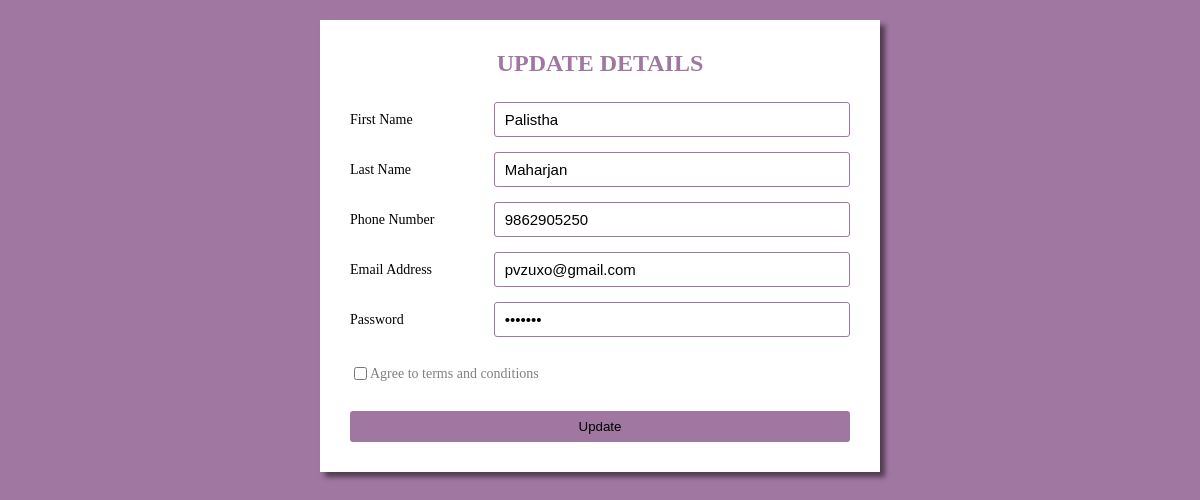
The page /update_design.php?user_id=1 on the database its author committed.
### tables this page shows
CREATE TABLE `form` (
  `user_id` int(11) NOT NULL,
  `fname` varchar(20) NOT NULL,
  `lname` varchar(20) NOT NULL,
  `phone` varchar(10) NOT NULL,
  `email` varchar(35) NOT NULL,
  `password` varchar(30) NOT NULL
);

### update_design.php (the view, shortened to what this page needs)
<?php include("connection.php");
$user_id=  $_GET['user_id'];
$query="SELECT * FROM FORM where user_id ='$user_id'";
$data= mysqli_query($conn, $query);
$result= mysqli_fetch_assoc($data);
?>
<!DOCTYPE html>
<html>
    <head>
        <link rel="stylesheet" href="style.css">
    </head>
    <body>
        <div class="container">
            <form action="#" method="POST">
            <div class="title">
                UPDATE DETAILS
            </div>
            <div class="form">
                <div class="input_field">
                    <label> First Name</label>
                    <input type="text" value="<?php echo $result['fname'];?>" class="input" name="fname" required>
                     </div>
                <div class="input_field">
                    <label> Last Name</label>
                    <input type="text" value="<?php echo $result['lname'];?>" class="input" name="lname" required>
                      </div>
                <div class="input_field ">
                    <label> Phone Number</label>
                    <input type="number" value="<?php echo $result['phone'];?>" class="input" name="phone" required>
                      </div>
                <div class="input_field">
                    <label> Email Address</label>
                    <input type="text" value="<?php echo $result['email'];?>" class="input" name="email" required>
                      </div>
                <div class="input_field ">
                    <label> Password</label>
                    <input type="password" value="<?php echo $result['password'];?>" class="input" name="password" required>
                      </div>
                <div class=" input_field terms" >
                    <lable class="check">
                        <input type="checkbox">
                    </lable>
                    <p> Agree to terms and conditions</p>
                </div>
                <div class="input_field ">
                    <input type="submit" value="Update" class="btn" name="update" required>
                </div>
            </div>
        </form>
        </div>
    </body>
</html>

### style.css (style rules this page uses)
body { background-color: rgb(160, 119, 161); padding:0 10px; }
.container { max-width: 500px; width: 100%; background-color: white; margin: 20px auto; padding: 30px; box-shadow: 5px 5px 5px rgba(0, 0, 0, 0.5); }
.container .title { font-size: 24px; font-weight: 700; margin-bottom: 25px; color: rgb(160, 119, 161); text-align: center; }
.container .form { width: 100%; }
.container .form .input_field { margin-bottom: 15px; display: flex; align-items: center; }
.container .form .input_field label { width: 200px; margin-right: 10px; font-size: 14px; }
.container .form .input_field .input { width: 100%; outline: none; border: 1px solid rgb(160, 119, 161); font-size: 15px; padding: 8px 10px; border-radius: 3px; transition: all 0.5s ease; }
.container .form .input_field p { font-size: 14px; color: gray; }
.container .form .input_field .check { position: relative; display: block; cursor: pointer; }
.container .form .input_field .btn { width: 100%; padding: 8px 10px; font: 15px; border: 0px; background: rgb(160, 119, 161); cursor: pointer; border-radius: 3px; outline: none; }
.container .form .input_field:last-child { margin-bottom: 0; }

### rows shown on the page
form: fname "Palistha", lname "Maharjan", phone "9862905250", email "pvzuxo@gmail.com"
